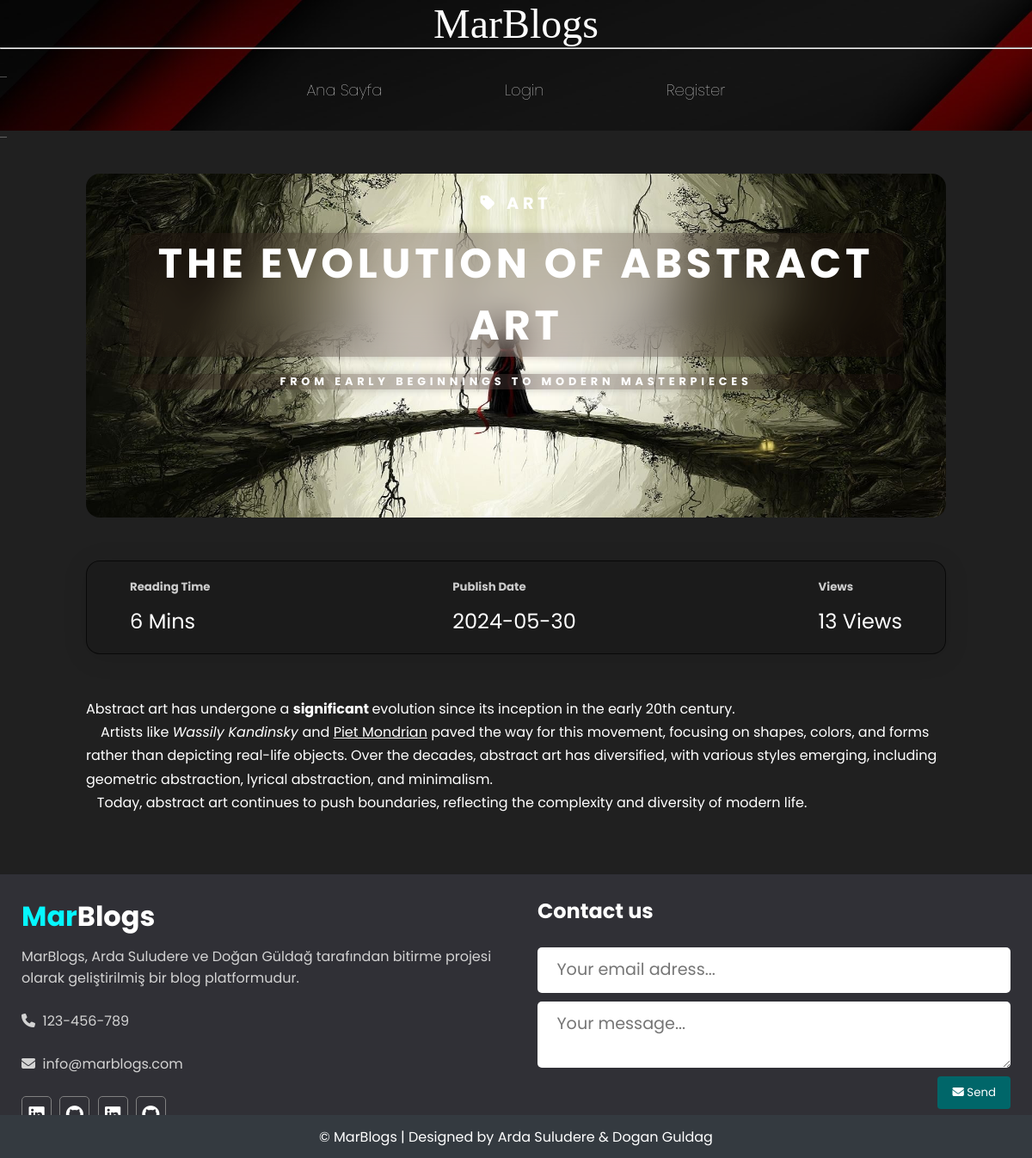
The page /blog/1 on the database its author committed.
### app/models.py (models this page shows, shortened)
class Blogs(db.Model):
    id = db.Column(db.Integer, primary_key=True)
    author_id = db.Column(db.Integer, db.ForeignKey('user.id'))  # Kullanıcının ID'sini referans alır
    title = db.Column(db.String(100), nullable=False)
    subtitle = db.Column(db.String(100), nullable=False)
    category = db.Column(db.String(100), nullable=False)
    reading_time = db.Column(db.Integer, nullable=False)
    publish_date = db.Column(db.Date, nullable=False)
    views = db.Column(db.Integer, nullable=False)
    content = db.Column(db.String(2000), nullable=False)
    @property
    def author_username(self):
        return self.author.username if self.author else None
    @property
    def author_photograph(self):
        return self._author_photograph

### app/views.py (the view)
@app.route('/blog/<string:category_name>')
def category_blogs(category_name):
    blogs = Blogs.query.filter_by(category=category_name).all()
    for blog in blogs:
        user = User.query.filter_by(id=blog.author_id).first()
        image_url = url_for('static', filename=f'assets/images/blog-photos/{blog.category}.jpg')
        blog.image_url = image_url
        if user:
            blog.author_username = user.username
            blog.author_photograph = user.photograph
    return render_template('main.html', blogs=blogs)

### app/views.py (called while the page is built)
@app.route('/blog/<int:blog_id>')
def blog_detail(blog_id):
    blog = Blogs.query.get(blog_id)
    if blog:
        blog.views += 1         # Görüntülenme sayısını bir arttır
        db.session.commit()     # Değişiklikleri veritabanına kaydet
        image_url = url_for('static', filename=f'assets/images/blog-photos/{blog.category}.jpg')
        blog.image_url = image_url
        return render_template('blog_page.html', blog=blog)
    else:
        return redirect(url_for('main'))    # Blog bulunamazsa ana sayfaya yönlendir

### app/templates/blog_page.html (shortened to what this page needs)
{% extends 'base.html' %} {% block title %} {{ blog.title }} {%endblock%}
{%block content%}
<main class="bp-index">
    <div class="bp-container">
        <header class="bp-header">
            <div class="bp-category">
                <div class="bp-info">
                    <div class="bp-tag">
                        <i class="fa-solid fa-tag"></i>
                        <span>{{ blog.category }}</span>
                    </div>
                    <h1 class="bp-title">{{ blog.title }}</h1>
                    <p class="bp-subtitle">{{ blog.subtitle }}</p>
                </div>
            </div>
        </header>
        <section class="bp-details">
            <div class="bp-item">
                <h5 class="bp-item-title">Reading Time</h5>
                <p class="bp-item-text"><span class="bp-item-data">{{ blog.reading_time }}</span> Mins</p>
            </div>
            <div class="bp-item">
                <h5 class="bp-item-title">Publish Date</h5>
                <p class="bp-item-text"><span class="bp-item-data">{{ blog.publish_date }}</span></p>
            </div>
            <div class="bp-item">
                <h5 class="bp-item-title">Views</h5>
                <p class="bp-item-text"><span class="bp-item-data">{{ blog.views }}</span> Views</p>
            </div>
        </section>
        <article>
            {{ blog.content | safe }}
        </article>
    </div>
</main>
{%endblock%}

### app/static/assets/css/style.css (style rules this page uses)
* { margin: 0; padding: 0; box-sizing: border-box; font-family: "Poppins", sans-serif; }

### app/static/assets/css/blog-style.css (style rules this page uses)
html,body { margin: 0; padding: 0; background-color: #DDD0C8; }

### app/static/assets/css/blog_page.css (style rules this page uses)
.bp-index { display: flex; justify-content: center; padding: 50px; font-family: 'Poppins', sans-serif; color: #fff; background-color: #202020; }
.bp-container { max-width: 1000px; }
.bp-container .bp-header .bp-category { font-size: 1.2rem; font-weight: bold; letter-spacing: 0.3rem; text-transform: uppercase; }
.bp-container .bp-header .bp-info { text-align: center; }
.bp-container .bp-header .bp-info .bp-title { margin: 20px 0; font-size: 3rem; font-weight: bold; }
.bp-container .bp-header .bp-info .bp-subtitle { min-width: 70%; margin: 0 auto 20px; font-size: 0.8rem; }
.bp-details { display: flex; justify-content: space-between; background: rgba(0, 0, 0, 0.14); margin-top: 50px; padding: 20px 50px; border-radius: 16px; box-shadow: 0 4px 30px rgba(0, 0, 0, 0.1); border: 1px solid rgba(0, 0, 0, 0.68); }
.bp-details .bp-item .bp-item-title { color: #ccc; }
.bp-details .bp-item .bp-item-text { margin-top: 12px; font-size: 1.5rem; }
.bp-container article { margin-top: 50px; padding-bottom: 20px; line-height: 1.70; }
.bp-index .bp-container .bp-header .bp-category .bp-info .bp-title, .bp-index .bp-container .bp-header .bp-category .bp-info .bp-subtitle { background-color: rgba(36, 12, 12, 0.253); backdrop-filter: blur(20px); box-shadow: 0 0 10px rgba(0, 0, 0, .2); border-radius: 10px; }

### rows shown on the page
Blogs: category "ART", title "THE EVOLUTION OF ABSTRACT ART", subtitle "FROM EARLY BEGINNINGS TO MODERN MASTERPIECES", reading_time "6", publish_date "2024-05-30", views "13", content "Abstract art has undergone a significant evolution since its inception in the early 20th century. Artists like Wassily Kandinsky and Piet Mondrian paved the way for this movement, focusing on shapes, colors, and forms rather than depicting real-life objects. Over the decades, abstract art has diversified, with various styles emerging, including geometric abstraction, lyrical abstraction, and minimalism. Today, abstract art continues to push boundaries, reflecting the complexity and diversity of modern life."
